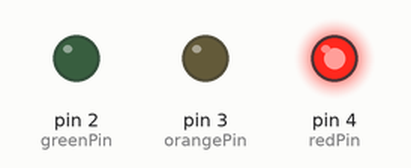
This sketch was run on a simulated Arduino Uno, built with avr-gcc and run on an emulated ATmega328P. Parts: output pins drawn as LEDs (lit = HIGH).

Above: at 2.5 s.
At 6.5 s:
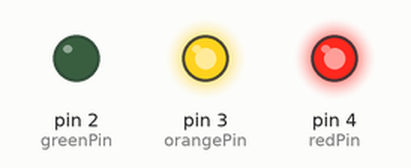
At 15.5 s:
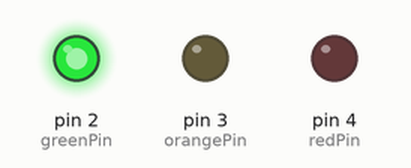
At 24.5 s:
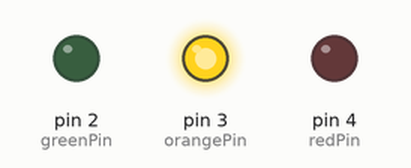
Timing chart, 0 to 33.8 s (numbered marks = the images above):
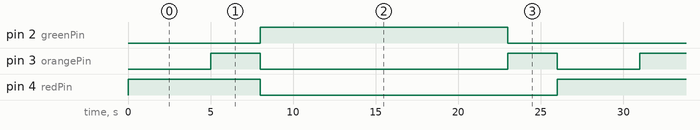

The sketch:

004_jelzolampa.ino
```cpp
const int redPin = 4;
const int orangePin = 3;
const int greenPin = 2;

void setup() {
    pinMode(redPin, OUTPUT);
    pinMode(orangePin, OUTPUT);
    pinMode(greenPin, OUTPUT);
}

void loop() {
    digitalWrite(redPin, HIGH); // pirossal kezd
    delay(5000);
    digitalWrite(orangePin, HIGH); // 5 s után vált piros-sárgába
    delay(3000);
    digitalWrite(redPin, LOW); // piros-sárga elalszik...
    digitalWrite(orangePin, LOW);
    digitalWrite(greenPin, HIGH); // ...és a zöld kigyullad
    delay(15000);
    digitalWrite(greenPin, LOW); // a zöld elalszik...
    digitalWrite(orangePin, HIGH); // vissza sárgába
    // for (int i = 0; i <= 255; i += 5)
    // {
    //     analogWrite(orangePin, i);
    //     delay(50);
    // }
    delay(3000);
    digitalWrite(orangePin, LOW);
}
```

Measured:
- by itself, pin 2 (greenPin): alternates HIGH for 15.0 s and LOW for 11.0 s
- by itself, pin 3 (orangePin): repeats every 26.0 s: LOW 15.0 s, HIGH 3.0 s, LOW 5.0 s, HIGH 3.0 s
- by itself, pin 4 (redPin): alternates HIGH for 8.0 s and LOW for 18.0 s
